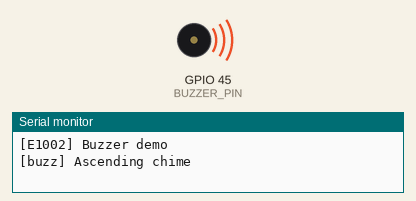
Simulated run of this sketch. Board: Seeed XIAO ESP32-S3. Shown: buzzer (waves = sounding), the last lines printed to the serial monitor.

Above: at 0.65 s.
At 2.8 s:
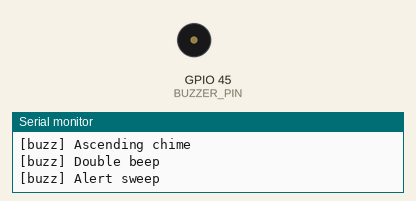
Timing chart, 0 to 3.8 s (numbered marks = the images above):
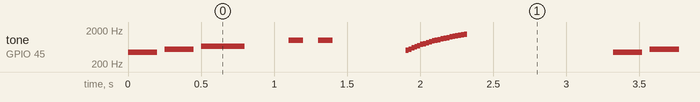

Measured:
- by itself, tone on GPIO 45 (BUZZER_PIN): plays 440 Hz for 0.20 s, 550 Hz for 0.20 s, 660 Hz for 0.30 s, 1000 Hz for 0.10 s, 1000 Hz for 0.10 s, 500 Hz for 0.02 s … (1016 notes in this stretch)

The sketch:

Buzzer.ino
```cpp
// Buzzer.ino
//
// Drive the onboard passive buzzer on the Seeed Studio reTerminal E1002.
//
// The buzzer is connected to GPIO2 and is driven with a simple square wave
// via the ESP32 LEDC (LED Control) peripheral, which provides hardware PWM
// at any desired frequency without blocking the CPU.
//
// Required Arduino settings (Tools menu):
//   Board        : XIAO_ESP32S3
//   Upload Speed : 115200
//
// Pin mapping:
//   GPIO 45  Buzzer (passive, driven by LEDC PWM)
//   GPIO 43  UART1 TX  (carrier board USB-UART bridge)
//   GPIO 44  UART1 RX

#include <Arduino.h>

// ===== Serial / logging =====================================================
#define LOG_BAUD    115200
#define LOG_TX_PIN  43
#define LOG_RX_PIN  44
#define LOG_PRINT(x)    do { Serial1.print(x);    Serial.print(x);    } while(0)
#define LOG_PRINTLN(x)  do { Serial1.println(x);  Serial.println(x);  } while(0)
#define LOG_PRINTF(...) do { Serial1.printf(__VA_ARGS__); Serial.printf(__VA_ARGS__); } while(0)

// ===== Buzzer ===============================================================
#define BUZZER_PIN  45    // GPIO45

// Simple helper: play a tone at the given frequency for the given duration.
static void beep(uint32_t freqHz, uint32_t durationMs)
{
    tone(BUZZER_PIN, freqHz, durationMs);
    delay(durationMs);
    noTone(BUZZER_PIN);
}

void setup()
{
    Serial1.begin(LOG_BAUD, SERIAL_8N1, LOG_RX_PIN, LOG_TX_PIN);
    Serial.begin(LOG_BAUD);
    for (uint32_t t = millis(); !Serial && (millis() - t < 2000); ) delay(10);

    LOG_PRINTLN(F("\n[E1002] Buzzer demo"));

    pinMode(BUZZER_PIN, OUTPUT);
    digitalWrite(BUZZER_PIN, LOW);
}

void loop()
{
    // ---- Boot chime: ascending three-note sequence ----
    LOG_PRINTLN(F("[buzz] Ascending chime"));
    beep(440, 200); delay(50);   // A4
    beep(550, 200); delay(50);   // C#5
    beep(660, 300); delay(300);  // E5

    // ---- Short double-beep ----
    LOG_PRINTLN(F("[buzz] Double beep"));
    beep(1000, 100); delay(100);
    beep(1000, 100); delay(500);

    // ---- Alert: fast low-high sweep ----
    LOG_PRINTLN(F("[buzz] Alert sweep"));
    for (int f = 500; f <= 1500; f += 50) {
        tone(BUZZER_PIN, f);
        delay(20);
    }
    noTone(BUZZER_PIN);
    delay(1000);
}
```
